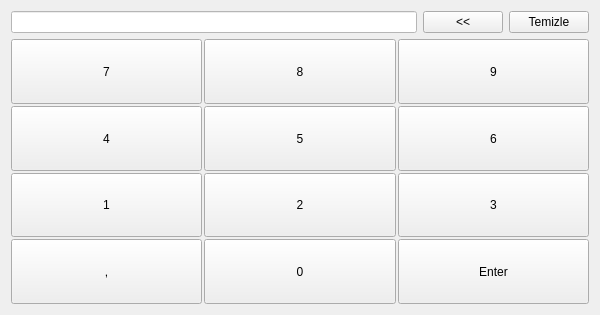
<?xml version="1.0" encoding="UTF-8"?>
<ui version="4.0">
 <class>Keyboard</class>
 <widget class="QWidget" name="Keyboard">
  <property name="windowModality">
   <enum>Qt::NonModal</enum>
  </property>
  <property name="geometry">
   <rect>
    <x>0</x>
    <y>0</y>
    <width>600</width>
    <height>315</height>
   </rect>
  </property>
  <property name="sizePolicy">
   <sizepolicy hsizetype="Preferred" vsizetype="Preferred">
    <horstretch>0</horstretch>
    <verstretch>0</verstretch>
   </sizepolicy>
  </property>
  <property name="windowTitle">
   <string notr="true">Keyboard</string>
  </property>
  <property name="styleSheet">
   <string notr="true"/>
  </property>
  <layout class="QVBoxLayout" name="verticalLayout">
   <item>
    <layout class="QHBoxLayout" name="horizontalLayout">
     <item>
      <widget class="QLineEdit" name="lineEdit">
       <property name="styleSheet">
        <string notr="true">color: rgb(0, 0, 0);
background-color: rgb(255, 255, 255);</string>
       </property>
      </widget>
     </item>
     <item>
      <widget class="QPushButton" name="backButton">
       <property name="styleSheet">
        <string notr="true">&lt;</string>
       </property>
       <property name="text">
        <string>&lt;&lt;</string>
       </property>
      </widget>
     </item>
     <item>
      <widget class="QPushButton" name="clear">
       <property name="text">
        <string>Temizle</string>
       </property>
      </widget>
     </item>
    </layout>
   </item>
   <item>
    <layout class="QGridLayout" name="gridLayout">
     <property name="spacing">
      <number>2</number>
     </property>
     <item row="0" column="2">
      <widget class="QPushButton" name="Button9">
       <property name="sizePolicy">
        <sizepolicy hsizetype="Expanding" vsizetype="Expanding">
         <horstretch>0</horstretch>
         <verstretch>0</verstretch>
        </sizepolicy>
       </property>
       <property name="minimumSize">
        <size>
         <width>94</width>
         <height>0</height>
        </size>
       </property>
       <property name="text">
        <string>9</string>
       </property>
      </widget>
     </item>
     <item row="3" column="0">
      <widget class="QPushButton" name="Button1">
       <property name="sizePolicy">
        <sizepolicy hsizetype="Expanding" vsizetype="Expanding">
         <horstretch>0</horstretch>
         <verstretch>0</verstretch>
        </sizepolicy>
       </property>
       <property name="minimumSize">
        <size>
         <width>94</width>
         <height>0</height>
        </size>
       </property>
       <property name="text">
        <string>1</string>
       </property>
      </widget>
     </item>
     <item row="0" column="0">
      <widget class="QPushButton" name="Button7">
       <property name="sizePolicy">
        <sizepolicy hsizetype="Expanding" vsizetype="Expanding">
         <horstretch>0</horstretch>
         <verstretch>0</verstretch>
        </sizepolicy>
       </property>
       <property name="minimumSize">
        <size>
         <width>94</width>
         <height>0</height>
        </size>
       </property>
       <property name="text">
        <string>7</string>
       </property>
      </widget>
     </item>
     <item row="1" column="0">
      <widget class="QPushButton" name="Button4">
       <property name="sizePolicy">
        <sizepolicy hsizetype="Expanding" vsizetype="Expanding">
         <horstretch>0</horstretch>
         <verstretch>0</verstretch>
        </sizepolicy>
       </property>
       <property name="minimumSize">
        <size>
         <width>94</width>
         <height>0</height>
        </size>
       </property>
       <property name="text">
        <string>4</string>
       </property>
      </widget>
     </item>
     <item row="1" column="2">
      <widget class="QPushButton" name="Button6">
       <property name="sizePolicy">
        <sizepolicy hsizetype="Expanding" vsizetype="Expanding">
         <horstretch>0</horstretch>
         <verstretch>0</verstretch>
        </sizepolicy>
       </property>
       <property name="minimumSize">
        <size>
         <width>94</width>
         <height>0</height>
        </size>
       </property>
       <property name="text">
        <string>6</string>
       </property>
      </widget>
     </item>
     <item row="1" column="1">
      <widget class="QPushButton" name="Button5">
       <property name="sizePolicy">
        <sizepolicy hsizetype="Expanding" vsizetype="Expanding">
         <horstretch>0</horstretch>
         <verstretch>0</verstretch>
        </sizepolicy>
       </property>
       <property name="minimumSize">
        <size>
         <width>94</width>
         <height>0</height>
        </size>
       </property>
       <property name="text">
        <string>5</string>
       </property>
      </widget>
     </item>
     <item row="0" column="1">
      <widget class="QPushButton" name="Button8">
       <property name="sizePolicy">
        <sizepolicy hsizetype="Expanding" vsizetype="Expanding">
         <horstretch>0</horstretch>
         <verstretch>0</verstretch>
        </sizepolicy>
       </property>
       <property name="minimumSize">
        <size>
         <width>94</width>
         <height>0</height>
        </size>
       </property>
       <property name="text">
        <string>8</string>
       </property>
      </widget>
     </item>
     <item row="3" column="1">
      <widget class="QPushButton" name="Button2">
       <property name="sizePolicy">
        <sizepolicy hsizetype="Expanding" vsizetype="Expanding">
         <horstretch>0</horstretch>
         <verstretch>0</verstretch>
        </sizepolicy>
       </property>
       <property name="minimumSize">
        <size>
         <width>94</width>
         <height>0</height>
        </size>
       </property>
       <property name="text">
        <string>2</string>
       </property>
      </widget>
     </item>
     <item row="3" column="2">
      <widget class="QPushButton" name="Button3">
       <property name="sizePolicy">
        <sizepolicy hsizetype="Expanding" vsizetype="Expanding">
         <horstretch>0</horstretch>
         <verstretch>0</verstretch>
        </sizepolicy>
       </property>
       <property name="minimumSize">
        <size>
         <width>94</width>
         <height>0</height>
        </size>
       </property>
       <property name="text">
        <string>3</string>
       </property>
      </widget>
     </item>
     <item row="4" column="2">
      <widget class="QPushButton" name="enterButton">
       <property name="sizePolicy">
        <sizepolicy hsizetype="Expanding" vsizetype="Expanding">
         <horstretch>0</horstretch>
         <verstretch>0</verstretch>
        </sizepolicy>
       </property>
       <property name="minimumSize">
        <size>
         <width>94</width>
         <height>0</height>
        </size>
       </property>
       <property name="text">
        <string>Enter</string>
       </property>
      </widget>
     </item>
     <item row="4" column="1">
      <widget class="QPushButton" name="Button0">
       <property name="sizePolicy">
        <sizepolicy hsizetype="Expanding" vsizetype="Expanding">
         <horstretch>0</horstretch>
         <verstretch>0</verstretch>
        </sizepolicy>
       </property>
       <property name="minimumSize">
        <size>
         <width>94</width>
         <height>0</height>
        </size>
       </property>
       <property name="text">
        <string>0</string>
       </property>
      </widget>
     </item>
     <item row="4" column="0">
      <widget class="QPushButton" name="commaButton">
       <property name="sizePolicy">
        <sizepolicy hsizetype="Expanding" vsizetype="Expanding">
         <horstretch>0</horstretch>
         <verstretch>0</verstretch>
        </sizepolicy>
       </property>
       <property name="minimumSize">
        <size>
         <width>94</width>
         <height>0</height>
        </size>
       </property>
       <property name="text">
        <string>,</string>
       </property>
      </widget>
     </item>
    </layout>
   </item>
  </layout>
 </widget>
 <resources/>
 <connections/>
</ui>
